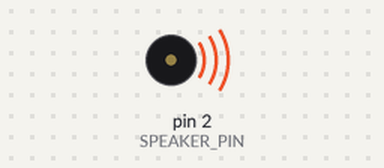
Bench run of a sketch on a simulated Arduino Uno, built with avr-gcc and run on an emulated ATmega328P. On the bench: buzzer (waves = sounding).

Above: at 1.0 s.
At 5.5 s:
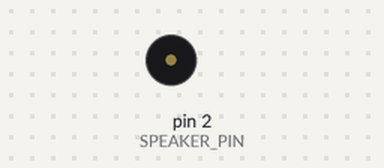
Timing chart, 0 to 6.9 s (numbered marks = the images above):
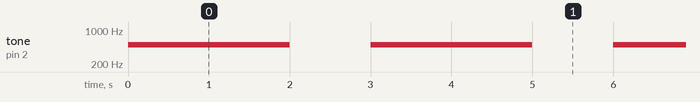

Measured:
- by itself, tone on pin 2 (SPEAKER_PIN): alternates 500 Hz for 2.0 s and silent for 1.0 s

The sketch:

generateSound.ino
```cpp
/*

CAPACITIVE TOUCH DEMO

This sketch demonstrates the generation of a simple tone.

You should have a small plastic speaker or peizio buzzer connected
between pin 2 and ground.

Please refer to the tone() fucntion for more info:
https://www.arduino.cc/reference/en/language/functions/advanced-io/tone/

*/

//---------------------------
// PINOUT

// connect the speaker between this pin and ground (GND)
#define SPEAKER_PIN    2


//---------------------------
// TONE PARAMETERS

// frequency in Hz of the tone
#define TONE_FREQUENCY 500

// length of the tone in ms
#define TONE_LENGTH    2000


//---------------------------
// SETUP

void setup() {

  // setup the speaker pin as output
  pinMode(SPEAKER_PIN, OUTPUT);

}

//---------------------------
// SETUP

void loop() {

  // call the tone function
  tone(SPEAKER_PIN, TONE_FREQUENCY, TONE_LENGTH);

  delay(TONE_LENGTH * 1.5);

  noTone(SPEAKER_PIN);

}
```
